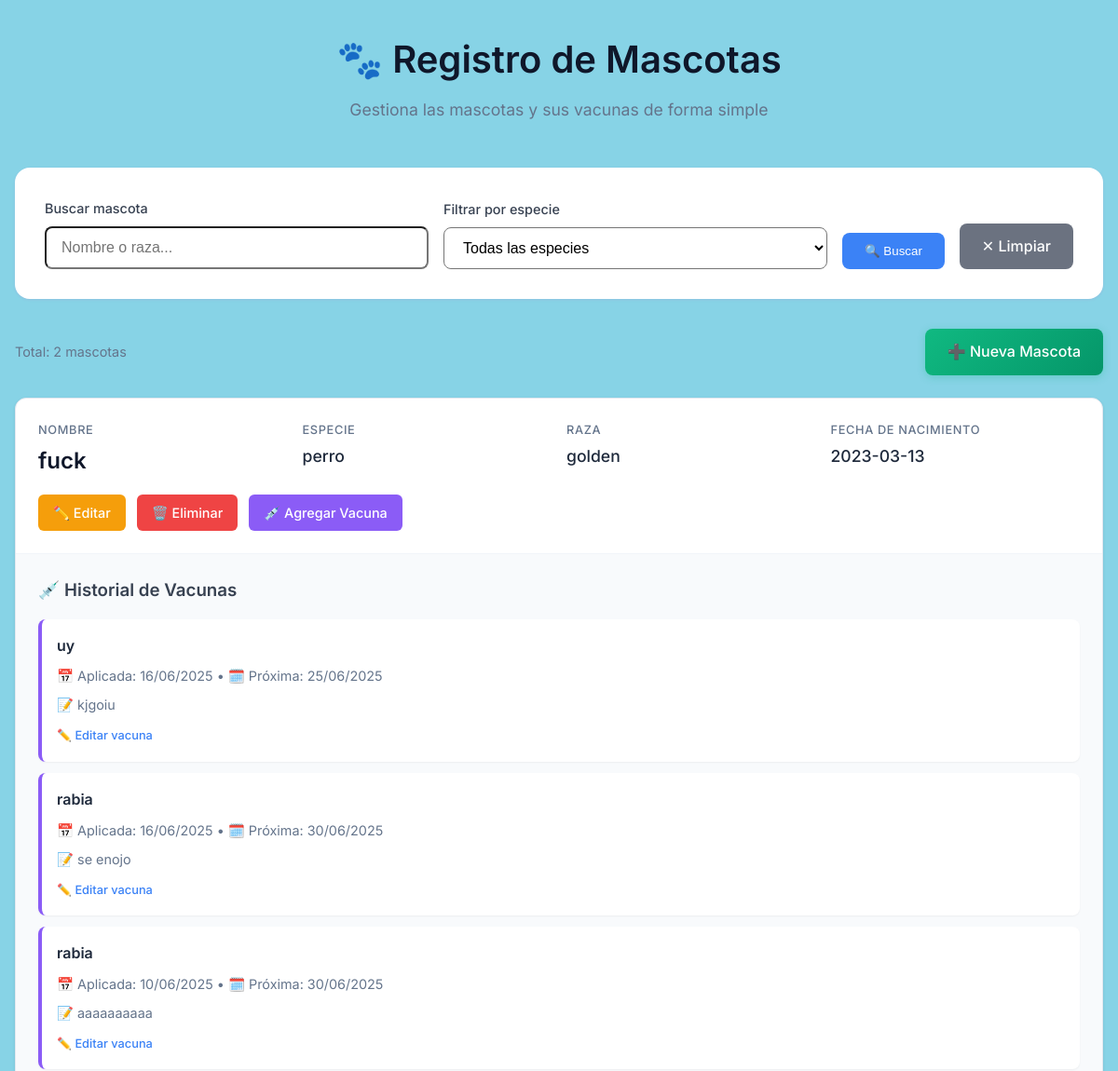
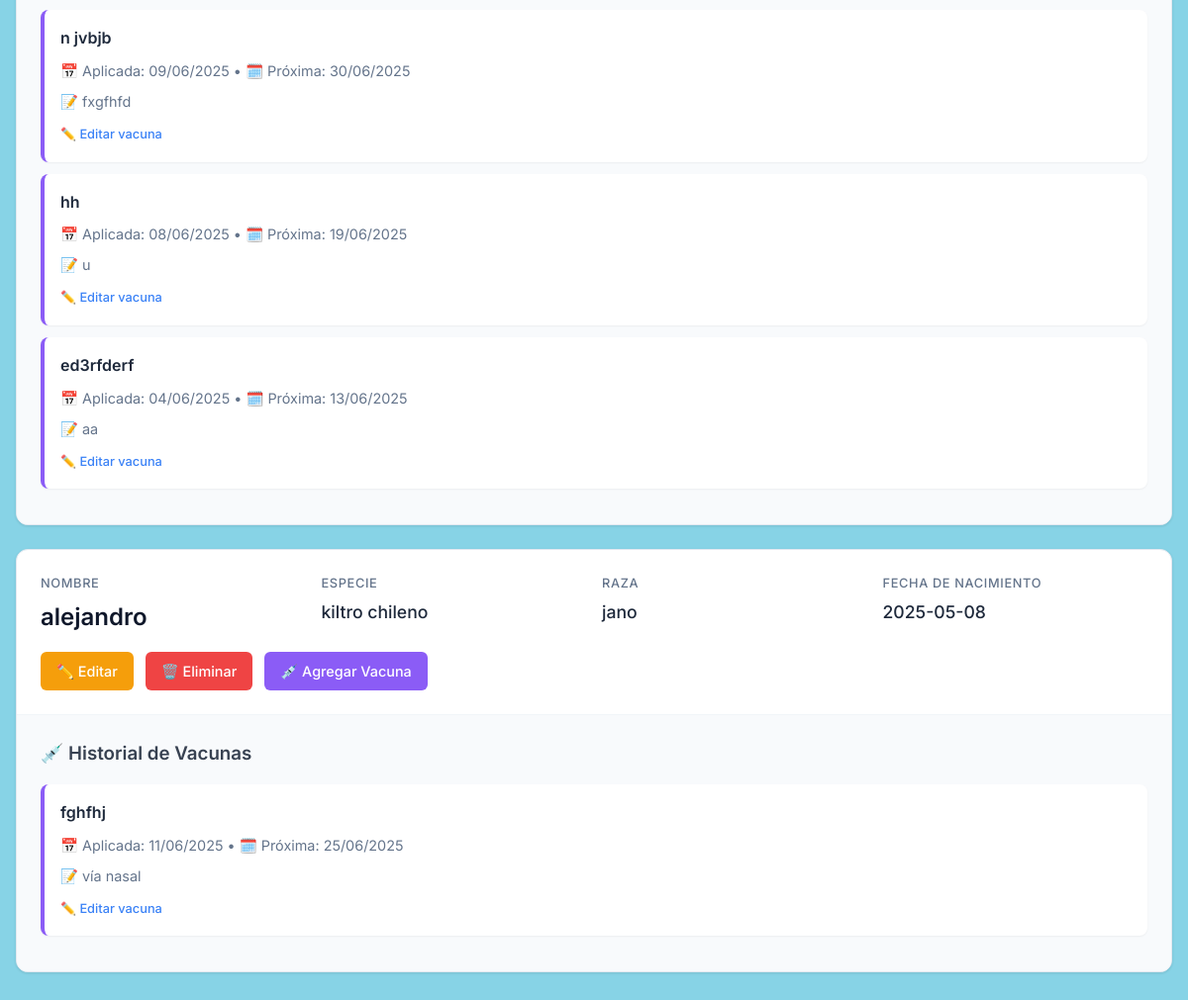
The page / on the database its author committed (2 pictures, top to bottom).
### tables this page shows
CREATE TABLE `mascotas` (
  `id` int(11) NOT NULL,
  `nombre` varchar(100) NOT NULL,
  `especie` varchar(50) NOT NULL,
  `raza` varchar(100) NOT NULL,
  `fecha_nac` date NOT NULL
);

CREATE TABLE `agregar_vacuna` (
  `id` int(11) NOT NULL,
  `mascota_id` int(11) NOT NULL,
  `nombre_vacuna` varchar(100) NOT NULL,
  `fecha_aplicacion` date NOT NULL,
  `proxima_dosis` date DEFAULT NULL,
  `observaciones` text DEFAULT NULL
);

### index.php (the view, shortened to what this page needs)
<?php
include("conexion.php");
$busqueda = isset($_GET['buscar']) ? trim($_GET['buscar']) : '';
$filtro_especie = isset($_GET['especie']) ? $_GET['especie'] : '';
$where_sql = '';
$sql = "SELECT * FROM mascotas $where_sql ORDER BY mascotas.id DESC";
$stmt = $conexion->prepare($sql);
$stmt->execute();
$mascotas = $stmt->get_result();
?>
<!DOCTYPE html>
<html lang="es">
<head>
</head>
<body>
    <div class="container">
        <header class="header">
            <h1 class="title">🐾 Registro de Mascotas</h1>
            <p class="subtitle">Gestiona las mascotas y sus vacunas de forma simple</p>
        </header>
        <div class="search-section">
            <form class="search-form" method="GET">
                <div class="search-group">
                    <label class="search-label">Buscar mascota</label>
                    <input type="text"
                           name="buscar"
                           class="search-input"
                           placeholder="Nombre o raza..."
                           value="<?= htmlspecialchars($busqueda) ?>">
                </div>
                <div class="search-group">
                    <label class="search-label">Filtrar por especie</label>
                    <select name="especie" class="search-select">
                        <option value="">Todas las especies</option>
                    </select>
                </div>
                <button type="submit" class="btn-search">
                    🔍 Buscar
                </button>
                <a href="index.php" class="btn-clear">
                    ✕ Limpiar
                </a>
            </form>
        </div>
        <div class="actions-bar">
            <div class="results-info">
                <?php
                $total = $mascotas->num_rows;
                if (!empty($busqueda) || !empty($filtro_especie)) {
                    echo "Mostrando $total resultado" . ($total !== 1 ? 's' : '');
                    if (!empty($busqueda)) echo " para \"" . htmlspecialchars($busqueda) . "\"";
                } else {
                    echo "Total: $total mascota" . ($total !== 1 ? 's' : '');
                }
                ?>
            </div>
            <a href="agregar_mascota.php" class="btn-add">
                ➕ Nueva Mascota
            </a>
        </div>
        <?php if ($mascotas->num_rows > 0): ?>
            <?php while ($mascota = $mascotas->fetch_assoc()): ?>
                <div class="card">
                    <div class="card-header">
                        <div class="pet-info">
                            <div class="pet-field">
                                <span class="pet-label">Nombre</span>
                                <span class="pet-value pet-name"><?= htmlspecialchars($mascota['nombre']) ?></span>
                            </div>
                            <div class="pet-field">
                                <span class="pet-label">Especie</span>
                                <span class="pet-value"><?= htmlspecialchars($mascota['especie']) ?></span>
                            </div>
                            <div class="pet-field">
                                <span class="pet-label">Raza</span>
                                <span class="pet-value"><?= htmlspecialchars($mascota['raza']) ?></span>
                            </div>
                            <div class="pet-field">
                                <span class="pet-label">Fecha de nacimiento</span>
                                <span class="pet-value"><?= htmlspecialchars($mascota['fecha_nac']) ?></span>
                            </div>
                        </div>
                        <div class="card-actions">
                            <a href="editar_mascota.php?id=<?= $mascota['id'] ?>" class="btn-action btn-edit">
                                ✏️ Editar
                            </a>
                            <a href="eliminar_mascota.php?id=<?= $mascota['id'] ?>"
                               class="btn-action btn-delete"
                               onclick="return confirm('¿Estás seguro de eliminar esta mascota?')">
                                🗑️ Eliminar
                            </a>
                            <a href="agregar_vacuna.php?mascota_id=<?= $mascota['id'] ?>" class="btn-action btn-vaccine">
                                💉 Agregar Vacuna
                            </a>
                        </div>
                    </div>
                    <div class="vaccines-section">
                        <h3 class="vaccines-title">
                            💉 Historial de Vacunas
                        </h3>
                        <?php
                        $mascota_id = intval($mascota['id']);
                        $sql= "SELECT * FROM agregar_vacuna WHERE mascota_id = $mascota_id ORDER BY fecha_aplicacion DESC";
                        $vacunas = $conexion->query($sql);
                        if ($vacunas && $vacunas->num_rows > 0):
                            while ($v = $vacunas->fetch_assoc()):
                        ?>
                            <div class="vaccine-item">
                                <div class="vaccine-name"><?= htmlspecialchars($v['nombre_vacuna']) ?></div>
                                <div class="vaccine-details">
                                    📅 Aplicada: <?= date('d/m/Y', strtotime($v['fecha_aplicacion'])) ?>
                                    <?php if ($v['proxima_dosis']): ?>
                                        • 🗓️ Próxima: <?= date('d/m/Y', strtotime($v['proxima_dosis'])) ?>
                                    <?php endif; ?>
                                </div>
                                <?php if ($v['observaciones']): ?>
                                    <div class="vaccine-details">
                                        📝 <?= htmlspecialchars($v['observaciones']) ?>
                                    </div>
                                <?php endif; ?>
                                <div class="vaccine-actions">
                                    <a href="editar_vacuna.php?id=<?= $v['id'] ?>" class="btn-edit-vaccine">
                                        ✏️ Editar vacuna
                                    </a>
                                </div>
                            </div>
                        <?php
                            endwhile;
                        else:
                        ?>
                            <div class="no-vaccines">
                                No hay vacunas registradas para esta mascota
                            </div>
                        <?php endif; ?>
                    </div>
                </div>
            <?php endwhile; ?>
        <?php endif; ?>
    </div>
</body>
</html>

### index.php (style rules this page uses)
* { margin: 0; padding: 0; box-sizing: border-box; }
body { font-family: 'Inter', -apple-system, BlinkMacSystemFont, sans-serif; background:rgb(135, 211, 230); color: #1e293b; line-height: 1.6; }
.container { max-width: 1200px; margin: 0 auto; padding: 2rem 1rem; }
.header { text-align: center; margin-bottom: 3rem; }
.title { font-size: 2.5rem; font-weight: 600; color: #0f172a; margin-bottom: 0.5rem; }
.subtitle { color: #64748b; font-size: 1.1rem; }
.search-section { background: white; border-radius: 16px; padding: 2rem; margin-bottom: 2rem; box-shadow: 0 1px 3px rgba(221, 50, 184, 0.1); border: 1px solidrgb(216, 93, 216); }
.search-form { display: flex; gap: 1rem; align-items: end; flex-wrap: wrap; }
.search-group { flex: 1; min-width: 200px; }
.search-label { display: block; font-weight: 500; color: #374151; margin-bottom: 0.5rem; font-size: 0.9rem; }
.search-input, .search-select { width: 100%; padding: 0.75rem 1rem; border: 2px solidrgb(235, 229, 235); border-radius: 8px; font-size: 1rem; transition: all 0.2s ease; background:rgb(255, 255, 255); }
.btn-search, .btn-clear { padding: 0.75rem 1.5rem; border: none; border-radius: 8px; font-weight: 500; cursor: pointer; transition: all 0.2s ease; text-decoration: none; display: inline-flex; align-items: center; gap: 0.5rem; }
.btn-search { background: #3b82f6; color: white; }
.btn-clear { background: #6b7280; color: white; }
.actions-bar { display: flex; justify-content: space-between; align-items: center; margin-bottom: 1.5rem; flex-wrap: wrap; gap: 1rem; }
.btn-add { background: linear-gradient(135deg, #10b981 0%, #059669 100%); color: white; padding: 0.75rem 1.5rem; border-radius: 8px; text-decoration: none; font-weight: 500; transition: all 0.2s ease; display: inline-flex; align-items: center; gap: 0.5rem; box-shadow: 0 2px 8px rgba(16, 185, 129, 0.3); }
.results-info { color: #64748b; font-size: 0.9rem; }
.card { background: white; border-radius: 12px; margin-bottom: 1.5rem; overflow: hidden; box-shadow: 0 1px 3px rgba(0, 0, 0, 0.1); border: 1px solid #e2e8f0; transition: all 0.2s ease; }
.card-header { padding: 1.5rem; border-bottom: 1px solid #f1f5f9; }
.pet-info { display: grid; grid-template-columns: repeat(auto-fit, minmax(200px, 1fr)); gap: 1rem; margin-bottom: 1rem; }
.pet-field { display: flex; flex-direction: column; }
.pet-label { font-size: 0.8rem; color: #64748b; font-weight: 500; text-transform: uppercase; letter-spacing: 0.05em; }
.pet-value { font-size: 1.1rem; font-weight: 500; color: #1e293b; margin-top: 0.25rem; }
.pet-name { font-size: 1.5rem; font-weight: 600; color: #0f172a; }
.card-actions { display: flex; gap: 0.75rem; flex-wrap: wrap; }
.btn-action { padding: 0.5rem 1rem; border: none; border-radius: 6px; text-decoration: none; font-size: 0.9rem; font-weight: 500; transition: all 0.2s ease; display: inline-flex; align-items: center; gap: 0.5rem; }
.btn-edit { background: #f59e0b; color: white; }
.btn-delete { background: #ef4444; color: white; }
.btn-vaccine { background: #8b5cf6; color: white; }
.vaccines-section { padding: 1.5rem; background: #f8fafc; }
.vaccines-title { font-weight: 600; color: #374151; margin-bottom: 1rem; display: flex; align-items: center; gap: 0.5rem; }
.vaccine-item { background: white; padding: 1rem; border-radius: 8px; margin-bottom: 0.75rem; border-left: 4px solid #8b5cf6; box-shadow: 0 1px 2px rgba(0, 0, 0, 0.05); }
.vaccine-name { font-weight: 600; color: #1e293b; margin-bottom: 0.5rem; }
.vaccine-details { color: #64748b; font-size: 0.9rem; margin-bottom: 0.5rem; }
.vaccine-actions { margin-top: 0.5rem; }
.btn-edit-vaccine { color: #3b82f6; text-decoration: none; font-size: 0.8rem; font-weight: 500; }

### rows shown on the page
mascotas: nombre "fuck", especie "perro", raza "golden", fecha_nac "2023-03-13"
agregar_vacuna: nombre_vacuna "uy", fecha_aplicacion "16/06/2025", proxima_dosis "25/06/2025", observaciones "kjgoiu"
agregar_vacuna: nombre_vacuna "rabia", fecha_aplicacion "16/06/2025", proxima_dosis "30/06/2025", observaciones "se enojo"
agregar_vacuna: nombre_vacuna "rabia", fecha_aplicacion "10/06/2025", proxima_dosis "30/06/2025", observaciones "aaaaaaaaaa"
agregar_vacuna: nombre_vacuna "n jvbjb", fecha_aplicacion "09/06/2025", proxima_dosis "30/06/2025", observaciones "fxgfhfd"
agregar_vacuna: nombre_vacuna "hh", fecha_aplicacion "08/06/2025", proxima_dosis "19/06/2025", observaciones "u"
agregar_vacuna: nombre_vacuna "ed3rfderf", fecha_aplicacion "04/06/2025", proxima_dosis "13/06/2025", observaciones "aa"
mascotas: nombre "alejandro", especie "kiltro chileno", raza "jano", fecha_nac "2025-05-08"
agregar_vacuna: nombre_vacuna "fghfhj", fecha_aplicacion "11/06/2025", proxima_dosis "25/06/2025", observaciones "vía nasal"

### other values the page prints
$total "2"
